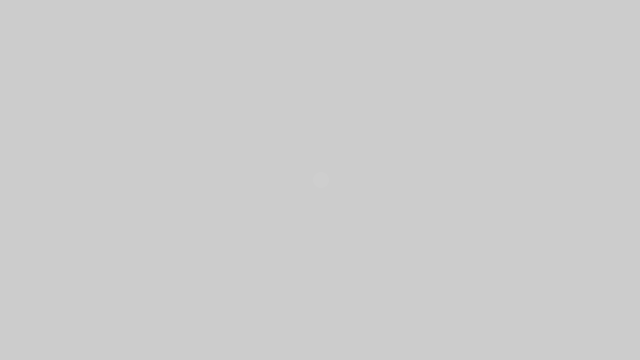
Frame 1 (no input)
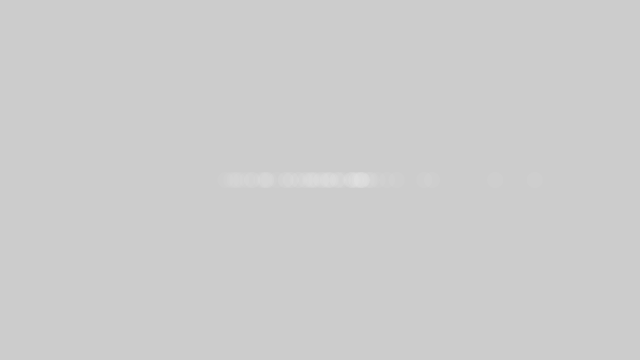
Frame 60 (the mouse pressed at the canvas centre just before this capture)
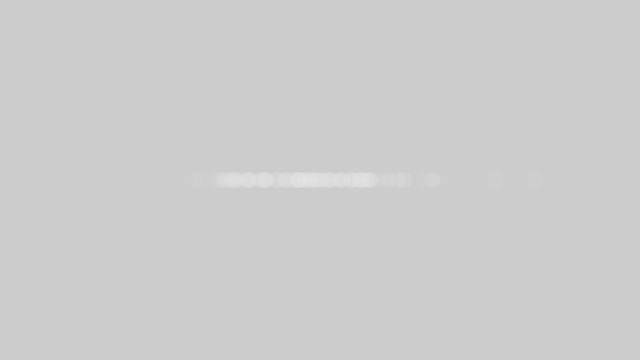
Frame 120 (the mouse held since frame 60 and released just before this capture)

The Processing sketch that drew these frames (run headless with seeded random() and noise(); from frame 60 on, the mouse is pressed at the canvas centre):

// Processing sketch: sketch_GaussianCircles
// ── sketch_GaussianCircles.pde
import java.util.*; 

Random generator;

void setup() {
  size(640, 360);
  generator = new Random();
}

void draw() {
  float num = (float) generator.nextGaussian();
  float sd = 60;
  float mean = 320;
  
  float x = sd * num + mean;
  
  noStroke();
  fill(255,10);
  ellipse(x,180,16,16);
}
